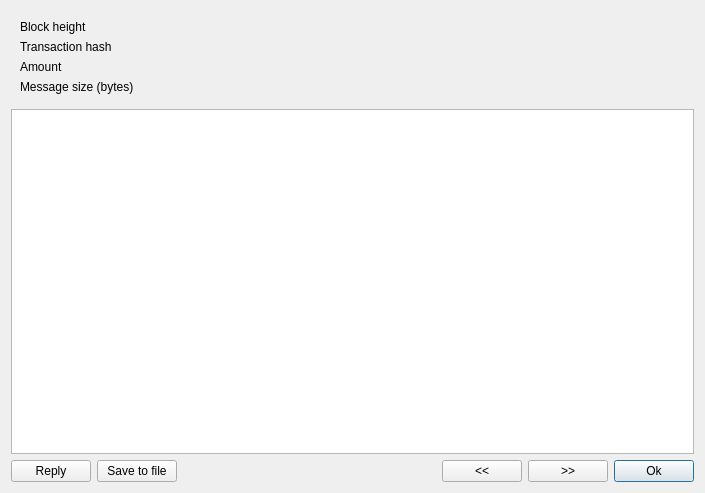
<?xml version="1.0" encoding="UTF-8"?>
<ui version="4.0">
 <class>MessageDetailsDialog</class>
 <widget class="QDialog" name="MessageDetailsDialog">
  <property name="geometry">
   <rect>
    <x>0</x>
    <y>0</y>
    <width>705</width>
    <height>493</height>
   </rect>
  </property>
  <property name="windowTitle">
   <string>Message</string>
  </property>
  <layout class="QVBoxLayout" name="verticalLayout">
   <item>
    <widget class="QFrame" name="frame">
     <property name="frameShape">
      <enum>QFrame::NoFrame</enum>
     </property>
     <property name="frameShadow">
      <enum>QFrame::Raised</enum>
     </property>
     <layout class="QGridLayout" name="gridLayout" columnstretch="0,1">
      <property name="horizontalSpacing">
       <number>20</number>
      </property>
      <item row="0" column="0">
       <widget class="QLabel" name="label">
        <property name="text">
         <string>Block height</string>
        </property>
       </widget>
      </item>
      <item row="0" column="1">
       <widget class="QLabel" name="m_heightLabel">
        <property name="text">
         <string/>
        </property>
       </widget>
      </item>
      <item row="2" column="0">
       <widget class="QLabel" name="label_5">
        <property name="text">
         <string>Amount</string>
        </property>
       </widget>
      </item>
      <item row="1" column="1">
       <widget class="QLabel" name="m_hashLabel">
        <property name="text">
         <string/>
        </property>
       </widget>
      </item>
      <item row="2" column="1">
       <widget class="QLabel" name="m_amountLabel">
        <property name="text">
         <string/>
        </property>
       </widget>
      </item>
      <item row="1" column="0">
       <widget class="QLabel" name="label_3">
        <property name="text">
         <string>Transaction hash</string>
        </property>
       </widget>
      </item>
      <item row="3" column="0">
       <widget class="QLabel" name="label_7">
        <property name="text">
         <string>Message size (bytes)</string>
        </property>
       </widget>
      </item>
      <item row="3" column="1">
       <widget class="QLabel" name="m_sizeLabel">
        <property name="text">
         <string/>
        </property>
       </widget>
      </item>
     </layout>
    </widget>
   </item>
   <item>
    <widget class="QTextEdit" name="m_messageTextEdit">
     <property name="styleSheet">
      <string notr="true">font-size: 12pt;</string>
     </property>
     <property name="readOnly">
      <bool>true</bool>
     </property>
    </widget>
   </item>
   <item>
    <layout class="QHBoxLayout" name="horizontalLayout">
     <item>
      <widget class="QPushButton" name="m_replyButton">
       <property name="text">
        <string>Reply</string>
       </property>
       <property name="autoDefault">
        <bool>false</bool>
       </property>
      </widget>
     </item>
     <item>
      <widget class="QPushButton" name="m_saveButton">
       <property name="text">
        <string>Save to file</string>
       </property>
      </widget>
     </item>
     <item>
      <spacer name="horizontalSpacer">
       <property name="orientation">
        <enum>Qt::Horizontal</enum>
       </property>
       <property name="sizeHint" stdset="0">
        <size>
         <width>40</width>
         <height>20</height>
        </size>
       </property>
      </spacer>
     </item>
     <item>
      <widget class="QPushButton" name="m_prevButton">
       <property name="text">
        <string>&lt;&lt;</string>
       </property>
      </widget>
     </item>
     <item>
      <widget class="QPushButton" name="m_nextButton">
       <property name="text">
        <string>&gt;&gt;</string>
       </property>
      </widget>
     </item>
     <item>
      <widget class="QPushButton" name="m_okButton">
       <property name="text">
        <string>Ok</string>
       </property>
       <property name="autoDefault">
        <bool>true</bool>
       </property>
       <property name="default">
        <bool>true</bool>
       </property>
      </widget>
     </item>
    </layout>
   </item>
  </layout>
 </widget>
 <resources/>
 <connections>
  <connection>
   <sender>m_okButton</sender>
   <signal>clicked()</signal>
   <receiver>MessageDetailsDialog</receiver>
   <slot>reject()</slot>
   <hints>
    <hint type="sourcelabel">
     <x>662</x>
     <y>464</y>
    </hint>
    <hint type="destinationlabel">
     <x>352</x>
     <y>246</y>
    </hint>
   </hints>
  </connection>
  <connection>
   <sender>m_replyButton</sender>
   <signal>clicked()</signal>
   <receiver>MessageDetailsDialog</receiver>
   <slot>accept()</slot>
   <hints>
    <hint type="sourcelabel">
     <x>592</x>
     <y>464</y>
    </hint>
    <hint type="destinationlabel">
     <x>352</x>
     <y>246</y>
    </hint>
   </hints>
  </connection>
  <connection>
   <sender>m_prevButton</sender>
   <signal>clicked()</signal>
   <receiver>MessageDetailsDialog</receiver>
   <slot>prevClicked()</slot>
   <hints>
    <hint type="sourcelabel">
     <x>461</x>
     <y>464</y>
    </hint>
    <hint type="destinationlabel">
     <x>352</x>
     <y>246</y>
    </hint>
   </hints>
  </connection>
  <connection>
   <sender>m_nextButton</sender>
   <signal>clicked()</signal>
   <receiver>MessageDetailsDialog</receiver>
   <slot>nextClicked()</slot>
   <hints>
    <hint type="sourcelabel">
     <x>522</x>
     <y>464</y>
    </hint>
    <hint type="destinationlabel">
     <x>352</x>
     <y>246</y>
    </hint>
   </hints>
  </connection>
  <connection>
   <sender>m_saveButton</sender>
   <signal>clicked()</signal>
   <receiver>MessageDetailsDialog</receiver>
   <slot>saveClicked()</slot>
   <hints>
    <hint type="sourcelabel">
     <x>146</x>
     <y>464</y>
    </hint>
    <hint type="destinationlabel">
     <x>352</x>
     <y>246</y>
    </hint>
   </hints>
  </connection>
 </connections>
 <slots>
  <slot>prevClicked()</slot>
  <slot>nextClicked()</slot>
  <slot>saveClicked()</slot>
 </slots>
</ui>
